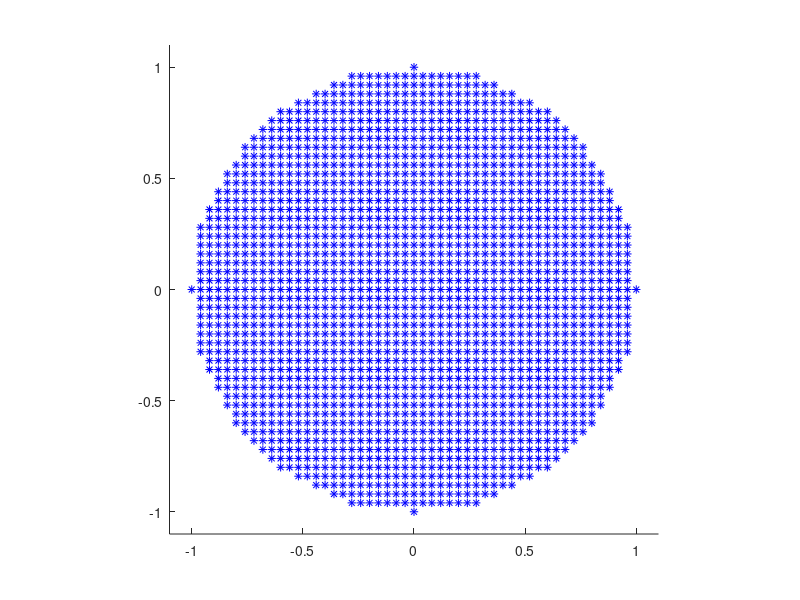

Write the MATLAB code that produced this figure.
%
%  画圆 x^2 + y^2 <= 1  
%
clear all;
close all;

r = 1;
N = 50;
h = 2*r/N;

fig11 = figure;
hold on;
axis([-r*1.1,r*1.1,-r*1.1,r*1.1]); 
axis square

X = linspace(-r,r,N+1); 
Y = ones(N+1)*inf;
for i = 0 : N
    x = X(i+1);
    for j = 0 : N 
        y = -r + j*h;
        if x*x + y*y <= r*r
            Y(i+1,j+1) = y;
        end
    end
    plot(ones(size(X))*X(i+1),Y(i+1,:),'b*')
end
   
% axis off